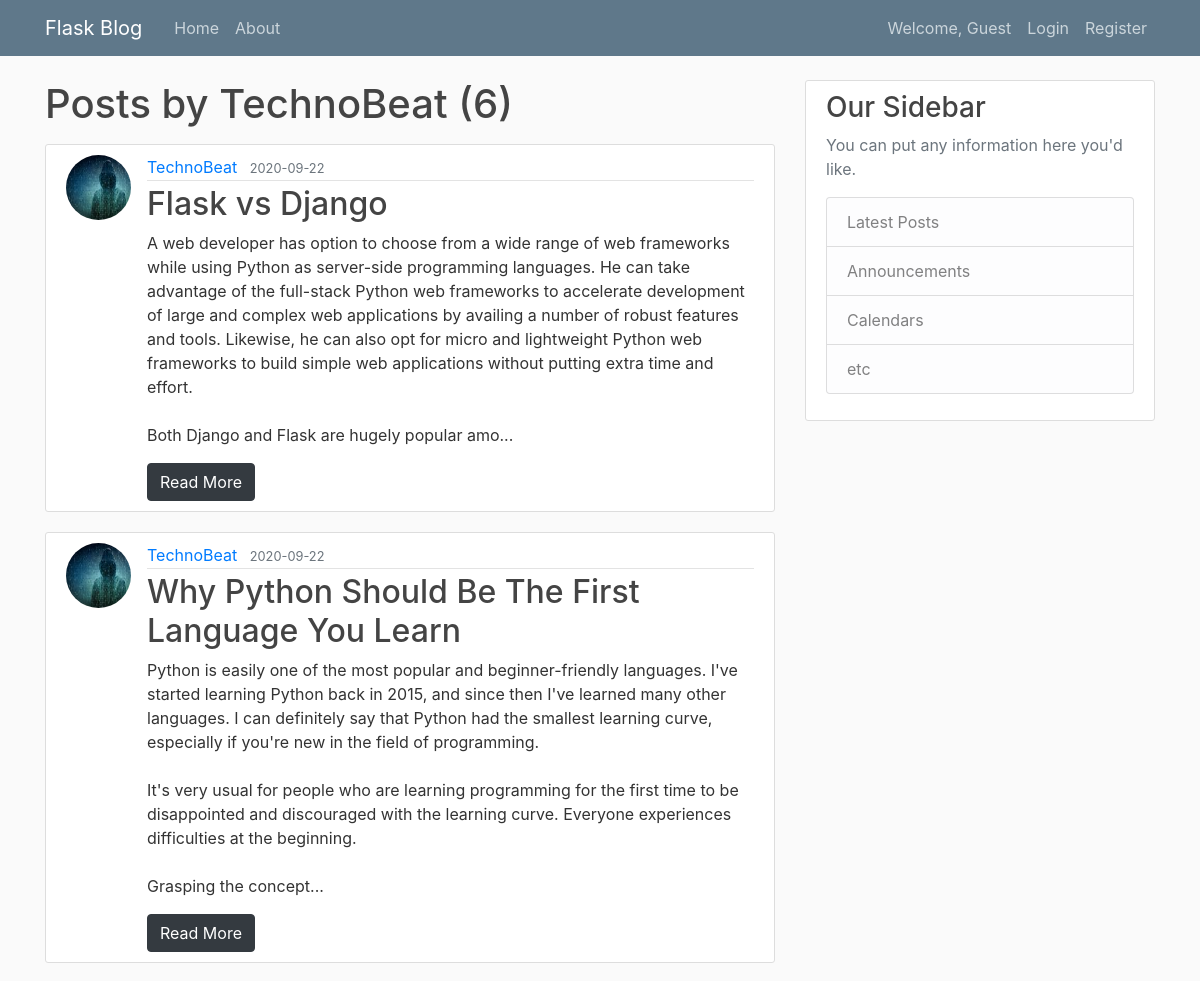
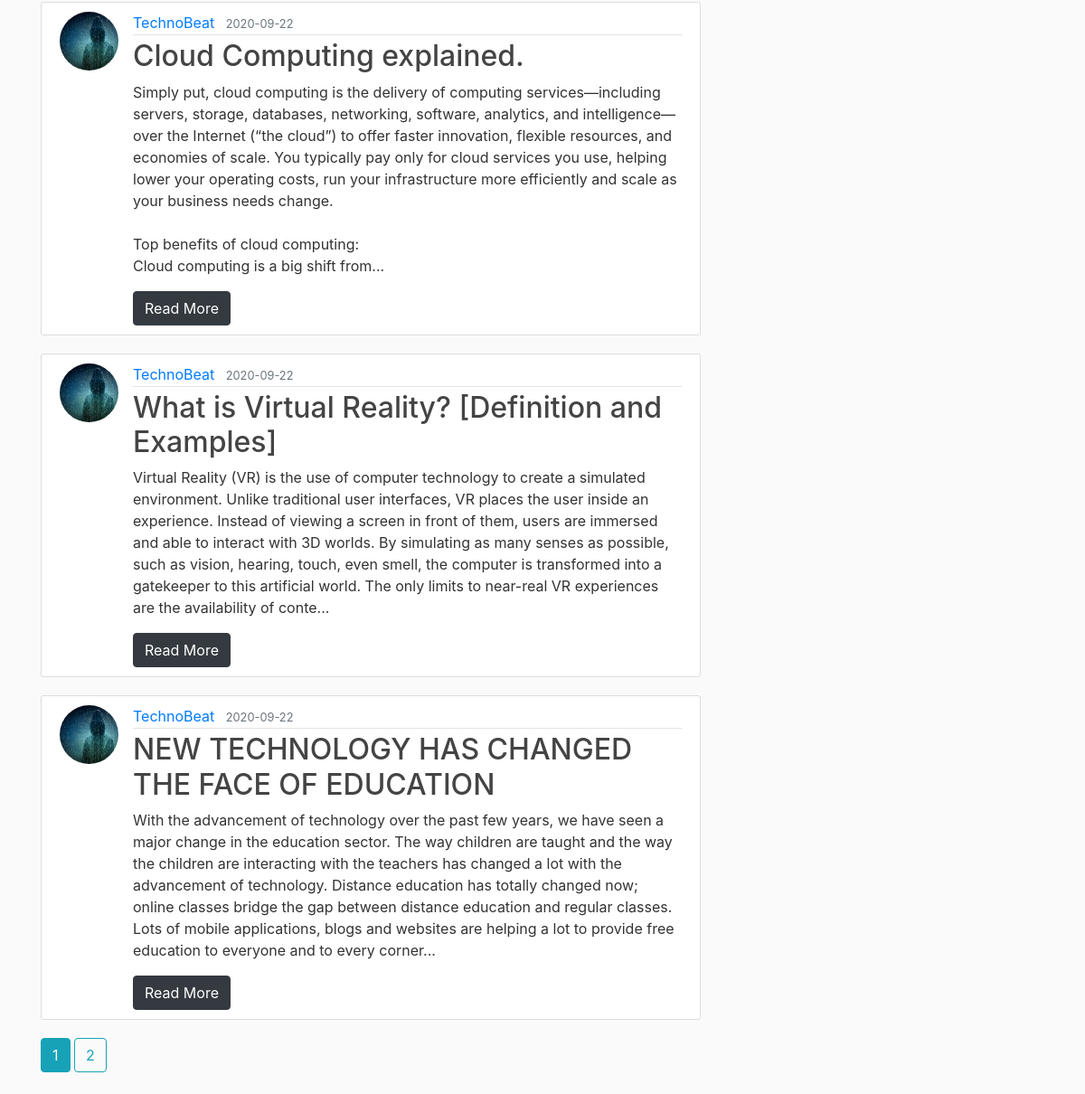
The page /user/TechnoBeat on the database its author committed (2 pictures, top to bottom).
### flaskblog/models.py (models this page shows, shortened)
class User(db.Model, UserMixin):
    id = db.Column(db.Integer, primary_key=True)
    username = db.Column(db.String(20), unique=True, nullable=False)
    email = db.Column(db.String(120), unique=True, nullable=False)
    image_file = db.Column(db.String(20), nullable=False, default='default.jpg')
    password = db.Column(db.String(60), nullable=False)
    posts = db.relationship('Post', backref='author', lazy=True)

class Post(db.Model):
    id = db.Column(db.Integer, primary_key=True)
    title = db.Column(db.String(100), nullable=False)
    date_posted = db.Column(db.DateTime, nullable=False, default=datetime.utcnow)
    content = db.Column(db.Text, nullable=False)
    user_id = db.Column(db.Integer, db.ForeignKey('user.id'), nullable=False)

### flaskblog/users/routes.py (the view)
@users.route("/user/<string:username>")
def user_posts(username):
	page = request.args.get('page',1, type=int)
	user = User.query.filter_by(username=username).first_or_404()
	posts = Post.query.filter_by(author=user).order_by(Post.date_posted.desc()).paginate(page=page, per_page=5)
	return render_template('user_posts.html', posts=posts, user=user)

### flaskblog/templates/user_posts.html
{% extends "layout.html" %}
{% block content %}
	<h1 class = "mb-3">Posts by {{ user.username }} ({{ posts.total }})</h1>
	{% for post in posts.items %}
		<article class="media content-section">
			<img class="rounded-circle article-img" src="{{ url_for('static', filename='profile_pics/' + post.author.image_file) }}">
		  <div class="media-body">
		    <div class="article-metadata">
		      <a class="mr-2" href="{{ url_for('users.user_posts', username=post.author.username) }}">{{ post.author.username }}</a>
		      <small class="text-muted">{{ post.date_posted.strftime('%Y-%m-%d') }}</small>
		    </div>
		    <h2><a class="article-title" href="{{ url_for('posts.post', post_id=post.id) }}">{{ post.title }}</a></h2>
		    <p class="article-content">{{ post.content[0:500] }}...</p>
		    <a class = "btn btn-dark" href="{{ url_for('posts.post', post_id=post.id ) }}">Read More</a>
		  </div>
		</article>
	{% endfor %}
	{% for page_num in posts.iter_pages(left_edge=1, right_edge=1, left_current = 1, right_current = 2) %}
		{% if page_num %}
			{% if posts.page == page_num %}
				<a class="btn btn-info mb-4" href="{{url_for('users.user_posts', username=user.username, page=page_num)}}">{{ page_num }}</a>
			{% else %}
				<a class="btn btn-outline-info mb-4" href="{{url_for('users.user_posts', username=user.username, page=page_num)}}">{{ page_num }}</a>
			{% endif %}
		{% else %}
			...
		{% endif %}
	{% endfor %}
{% endblock content %}

### flaskblog/static/main.css (style rules this page uses)
body { background: #fafafa; color: #333333; margin-top: 5rem; }
h1, h2, h3, h4, h5, h6 { color: #444444; }
.content-section { background: #ffffff; padding: 10px 20px; border: 1px solid #dddddd; border-radius: 3px; margin-bottom: 20px; }
.article-title { color: #444444; }
.article-content { white-space: pre-line; }
.article-img { height: 65px; width: 65px; margin-right: 16px; }
.article-metadata { padding-bottom: 1px; margin-bottom: 4px; border-bottom: 1px solid #e3e3e3 }

### rows shown on the page
User: username "TechnoBeat"
Post: image_file (picture), author.username "TechnoBeat", date_posted "2020-09-22", title "Flask vs Django", content "A web developer has option to choose from a wide range of web frameworks while using Python as server-side programming languages. He can take advantage of the full-stack Python web frameworks to accelerate development of large and complex web applications by availing a number of robust features and tools. Likewise, he can also opt for micro and lightweight Python web frameworks to build simple web applications without putting extra time and effort. Both Django and Flask are hugely popular amo"
Post: image_file (picture), author.username "TechnoBeat", date_posted "2020-09-22", title "Why Python Should Be The First Language You Learn", content "Python is easily one of the most popular and beginner-friendly languages. I've started learning Python back in 2015, and since then I've learned many other languages. I can definitely say that Python had the smallest learning curve, especially if you're new in the field of programming. It's very usual for people who are learning programming for the first time to be disappointed and discouraged with the learning curve. Everyone experiences difficulties at the beginning. Grasping the concept"
Post: image_file (picture), author.username "TechnoBeat", date_posted "2020-09-22", title "Cloud Computing explained.", content "Simply put, cloud computing is the delivery of computing services—including servers, storage, databases, networking, software, analytics, and intelligence—over the Internet (“the cloud”) to offer faster innovation, flexible resources, and economies of scale. You typically pay only for cloud services you use, helping lower your operating costs, run your infrastructure more efficiently and scale as your business needs change. Top benefits of cloud computing: Cloud computing is a big shift from"
Post: image_file (picture), author.username "TechnoBeat", date_posted "2020-09-22", title "What is Virtual Reality? [Definition and Examples]", content "Virtual Reality (VR) is the use of computer technology to create a simulated environment. Unlike traditional user interfaces, VR places the user inside an experience. Instead of viewing a screen in front of them, users are immersed and able to interact with 3D worlds. By simulating as many senses as possible, such as vision, hearing, touch, even smell, the computer is transformed into a gatekeeper to this artificial world. The only limits to near-real VR experiences are the availability of conte"
Post: image_file (picture), author.username "TechnoBeat", date_posted "2020-09-22", title "NEW TECHNOLOGY HAS CHANGED THE FACE OF EDUCATION", content "With the advancement of technology over the past few years, we have seen a major change in the education sector. The way children are taught and the way the children are interacting with the teachers has changed a lot with the advancement of technology. Distance education has totally changed now; online classes bridge the gap between distance education and regular classes. Lots of mobile applications, blogs and websites are helping a lot to provide free education to everyone and to every corner"

### other values the page prints
{{ posts.total }} "6"
{{ page_num }} "1"
{{ page_num }} "2"
